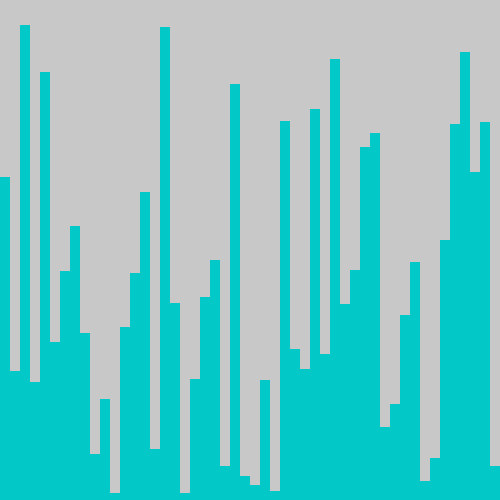
Frame 1 (no input)
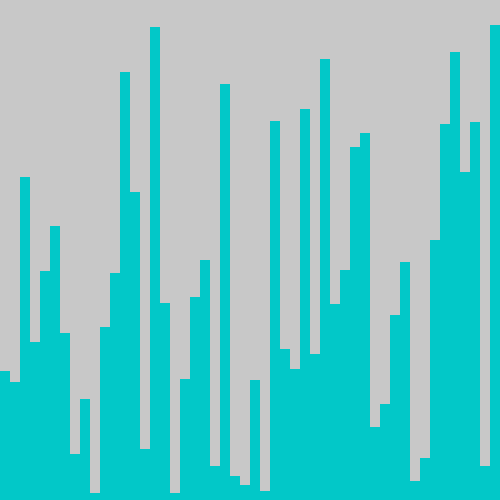
Frame 60 (the mouse pressed at the canvas centre just before this capture)
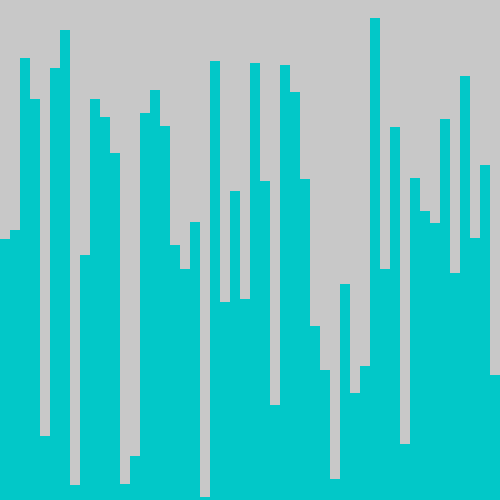
Frame 120 (the mouse held since frame 60 and released just before this capture)

The Processing sketch that drew these frames (run headless with seeded random() and noise(); from frame 60 on, the mouse is pressed at the canvas centre):

// Processing sketch: sketch_220218a
// ── sketch_220218a.pde
/*
 * Copy the code below into a new Processing sketch.
 */

// 1. Create an array of ints. Don't initialize it yet.
int[] arr;

void setup() {
  // 2. Set the size of your window to at least 500 width 500 height
  size(500,500);

  // 3. Initialize your array to 50
  arr = new int[50];

  
  // 4. Initialize the ints in the array with random numbers
  //    from 0 to the built-in height variable, (int)random(height)
  for (int i = 0; i < arr.length; i++) {
    arr[i] = int(random(height));
  }

  // 5. Call the noStroke() method to remove the outline for each shape
  noStroke();
  
}

void draw() {
  // 6. Set the background color with background(r, g, b);
  background(200,200,200);


  // 7. Set the color for your graph using the fill() method
  fill(2,200,200);


  // 8. Draw a rectangle for each int in your array.
  //    the x value will be the loop variable multipled by (width/intArray.length)
  //    the y value will the height variable
  //    the width is (width/intArray.length)
  //    the height is the negative array value at the array index, e.g. -intArray[ i ]
    for (int i = 0; i < arr.length; i++) {
      rect(i*(width/arr.length),height,width/arr.length,-arr[ i ]);
    }


  // 9. Call the stepSort method
  stepSort(arr);
  

  // 10. Extract the code from step 4 that randomizes the array into a new method.


  // 11. Call the method you made in step 10 when the mouse is pressed using the mousePressed variable
  if(mousePressed == true){
    randomize();
  }
  
}

void randomize() {
      for (int i = 0; i < arr.length; i++) {
      arr[i] = int(random(height));
    }
  }

int startIndex = 1;

void stepSort(int[] arr) {
  for (int i = startIndex; i < arr.length; i++) {
    if (arr[i - 1] > arr[i]) {
      int t = arr[i];
      arr[i] = arr[i - 1];
      arr[i - 1] = t;

      startIndex = i;
      return;
    }
  }
  startIndex = 1;
}
